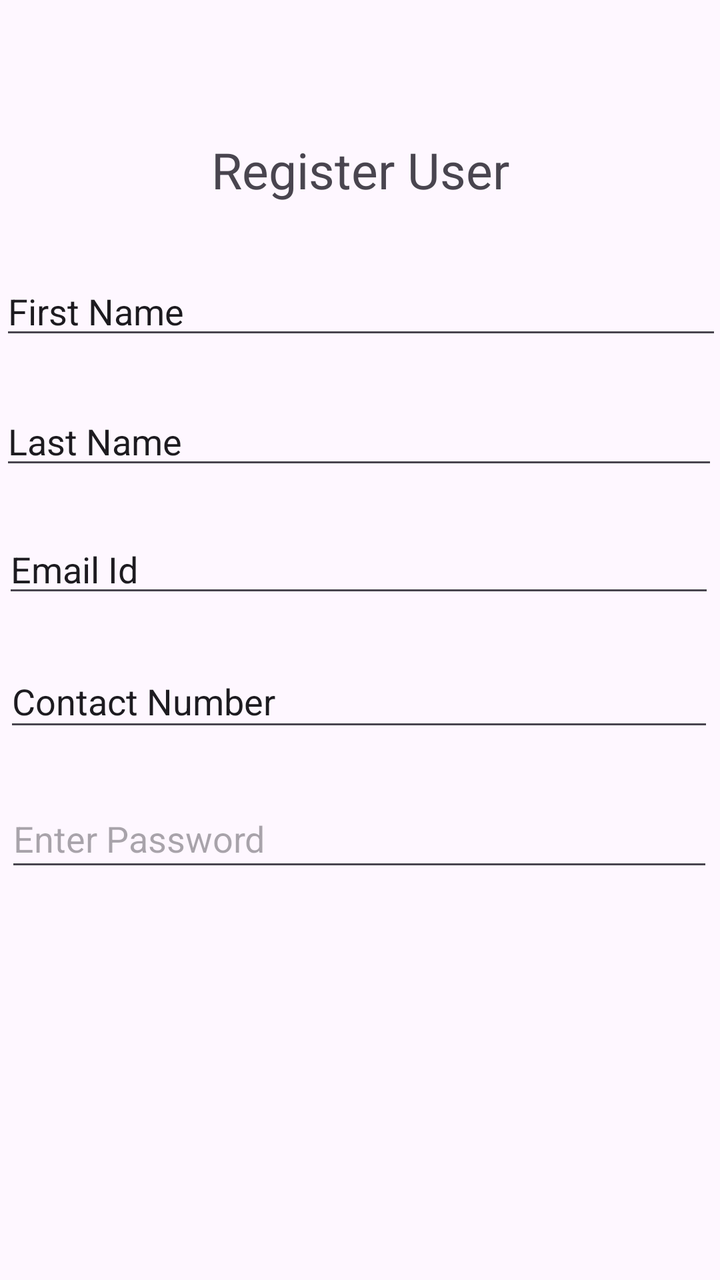
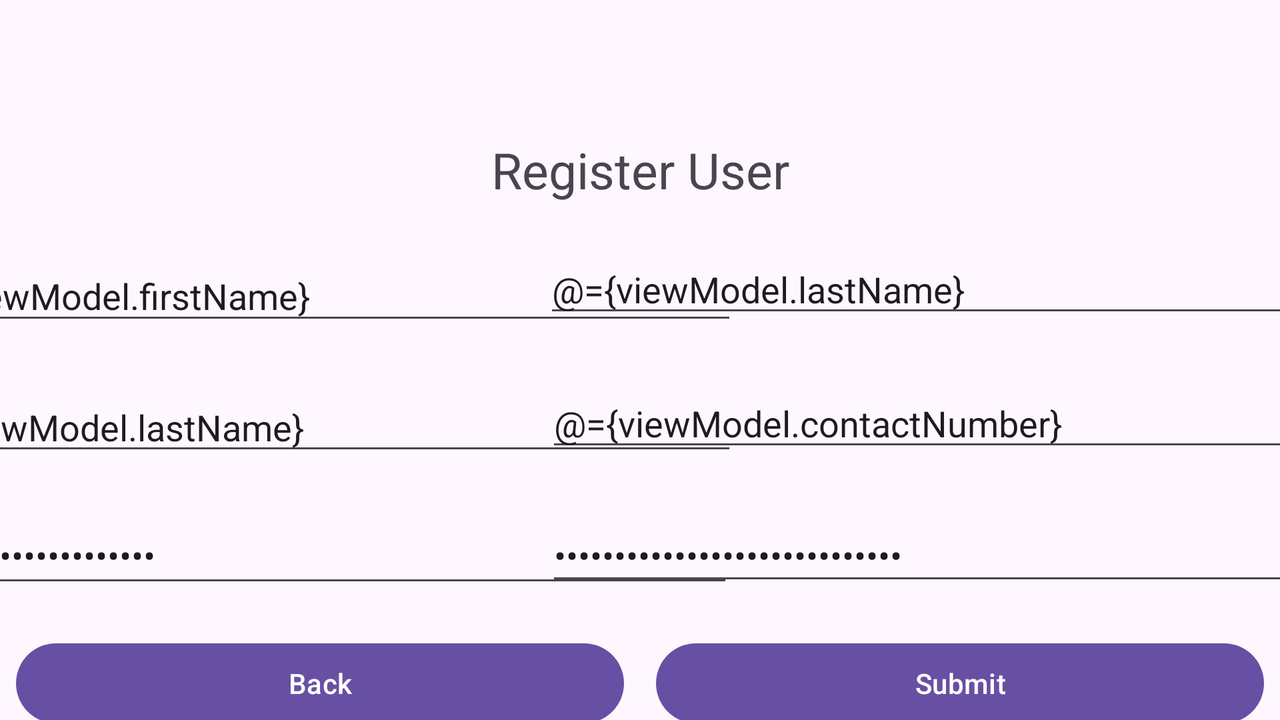

An Android layout and its configuration variant, each rendered on a device that would load it. The default file and the variant file are quoted in full after the pictures.
<!-- AndroidManifest.xml: application theme Theme.NewsAppJavaAndXML -->
<!-- res/layout/fragment_register.xml -->
<?xml version="1.0" encoding="utf-8"?>
<layout xmlns:app="http://schemas.android.com/apk/res-auto"
    xmlns:tools="http://schemas.android.com/tools"
    xmlns:android="http://schemas.android.com/apk/res/android">

    <data>
        <variable
            name="viewModel"
            type="com.mahadiks.newsappjavaandxml.ui.viewmodels.MainViewModel" />
    </data>

    <androidx.constraintlayout.widget.ConstraintLayout
        android:layout_width="match_parent"
        android:layout_height="match_parent"
        tools:context=".ui.screens.RegisterFragment">


        <TextView
            android:id="@+id/textView4"
            android:layout_width="wrap_content"
            android:layout_height="wrap_content"
            android:layout_marginTop="68dp"
            android:text="Register User"
            android:textSize="25sp"
            app:layout_constraintEnd_toEndOf="parent"
            app:layout_constraintStart_toStartOf="parent"
            app:layout_constraintTop_toTopOf="parent" />

        <EditText
            android:id="@+id/editTextText"
            android:layout_width="361dp"
            android:layout_height="41dp"
            android:layout_marginTop="32dp"
            android:ems="10"
            android:inputType="text"
            android:text="First Name"
            app:layout_constraintEnd_toEndOf="@+id/textView4"
            app:layout_constraintStart_toStartOf="@+id/textView4"
            app:layout_constraintTop_toBottomOf="@+id/textView4" />

        <EditText
            android:id="@+id/editTextText2"
            android:layout_width="359dp"
            android:layout_height="41dp"
            android:layout_marginTop="24dp"
            android:ems="10"
            android:inputType="text"
            android:text="Last Name"
            app:layout_constraintEnd_toEndOf="@+id/editTextText"
            app:layout_constraintHorizontal_bias="0.0"
            app:layout_constraintStart_toStartOf="@+id/editTextText"
            app:layout_constraintTop_toBottomOf="@+id/editTextText" />

        <EditText
            android:id="@+id/editTextText3"
            android:layout_width="356dp"
            android:layout_height="40dp"
            android:layout_marginTop="24dp"
            android:ems="10"
            android:inputType="textEmailAddress"
            android:text="Email Id"
            app:layout_constraintEnd_toEndOf="@+id/editTextText2"
            app:layout_constraintHorizontal_bias="0.503"
            app:layout_constraintStart_toStartOf="@+id/editTextText2"
            app:layout_constraintTop_toBottomOf="@+id/editTextText2" />

        <EditText
            android:id="@+id/editTextPhone"
            android:layout_width="355dp"
            android:layout_height="43dp"
            android:layout_marginTop="24dp"
            android:ems="10"
            android:inputType="phone"
            android:text="Contact Number"
            app:layout_constraintEnd_toEndOf="@+id/editTextText3"
            app:layout_constraintStart_toStartOf="@+id/editTextText3"
            app:layout_constraintTop_toBottomOf="@+id/editTextText3" />

        <EditText
            android:id="@+id/editTextTextPassword2"
            android:layout_width="354dp"
            android:layout_height="46dp"
            android:layout_marginTop="24dp"
            android:ems="10"
            android:hint="Enter Password"
            android:inputType="textPassword"
            app:layout_constraintEnd_toEndOf="@+id/editTextPhone"
            app:layout_constraintHorizontal_bias="0.503"
            app:layout_constraintStart_toStartOf="@+id/editTextPhone"
            app:layout_constraintTop_toBottomOf="@+id/editTextPhone" />
    </androidx.constraintlayout.widget.ConstraintLayout>

</layout>
<!-- resources referenced by this layout -->
<resources>
  <style name="Theme.NewsAppJavaAndXML" parent="Base.Theme.NewsAppJavaAndXML" />
  <style name="Base.Theme.NewsAppJavaAndXML" parent="Theme.Material3.DayNight.NoActionBar">
          
          
      </style>
</resources>
<!-- res/layout-land/fragment_register.xml (the repository's variant of the layout above) -->
<!-- drawn on the phone turned sideways -->
<?xml version="1.0" encoding="utf-8"?>
<layout xmlns:app="http://schemas.android.com/apk/res-auto"
    xmlns:tools="http://schemas.android.com/tools"
    xmlns:android="http://schemas.android.com/apk/res/android">

    <data>
        <variable
            name="viewModel"
            type="com.mahadiks.newsappjavaandxml.ui.viewmodels.RegistrationViewModel" />
    </data>

    <androidx.constraintlayout.widget.ConstraintLayout
        android:layout_width="match_parent"
        android:layout_height="match_parent"
        tools:context=".ui.screens.RegisterFragment">


        <TextView
            android:id="@+id/textView4"
            android:layout_width="wrap_content"
            android:layout_height="wrap_content"
            android:layout_marginTop="68dp"
            android:text="Register User"
            android:textSize="25sp"
            app:layout_constraintEnd_toEndOf="parent"
            app:layout_constraintStart_toStartOf="parent"
            app:layout_constraintTop_toTopOf="parent" />

        <EditText
            android:id="@+id/editTextText"
            android:layout_width="426dp"
            android:layout_height="42dp"
            android:ems="10"
            android:hint="First Name"
            android:text="@={viewModel.firstName}"
            android:inputType="text"
            app:layout_constraintBaseline_toBaselineOf="@+id/editTextText2"
            app:layout_constraintEnd_toStartOf="@+id/guideline"
            app:layout_constraintHorizontal_bias="0.547"
            app:layout_constraintStart_toStartOf="parent" />

        <EditText
            android:id="@+id/editTextText2"
            android:layout_width="416dp"
            android:layout_height="38dp"
            android:layout_marginTop="24dp"
            android:ems="10"
            android:hint="Last Name"
            android:text="@={viewModel.lastName}"
            android:inputType="text"
            app:layout_constraintEnd_toEndOf="parent"
            app:layout_constraintStart_toStartOf="@+id/guideline"
            app:layout_constraintTop_toBottomOf="@+id/textView4" />

        <EditText
            android:id="@+id/editTextText3"
            android:layout_width="427dp"
            android:layout_height="41dp"
            android:ems="10"
            android:hint="Enter Email Id"
            android:text="@={viewModel.lastName}"
            android:inputType="textEmailAddress"
            app:layout_constraintBaseline_toBaselineOf="@+id/editTextPhone"
            app:layout_constraintEnd_toEndOf="@+id/editTextText"
            app:layout_constraintHorizontal_bias="1.0"
            app:layout_constraintStart_toStartOf="@+id/editTextText" />

        <EditText
            android:id="@+id/editTextPhone"
            android:layout_width="415dp"
            android:layout_height="39dp"
            android:layout_marginTop="28dp"
            android:ems="10"
            android:hint="Contact Number"
            android:text="@={viewModel.contactNumber}"
            android:inputType="phone"
            app:layout_constraintEnd_toEndOf="@+id/editTextText2"
            app:layout_constraintHorizontal_bias="1.0"
            app:layout_constraintStart_toStartOf="@+id/editTextText2"
            app:layout_constraintTop_toBottomOf="@+id/editTextText2" />

        <EditText
            android:id="@+id/editTextTextPassword2"
            android:layout_width="425dp"
            android:layout_height="45dp"
            android:ems="10"
            android:hint="Enter Password"
            android:inputType="textPassword"
            android:text="@={viewModel.password}"
            app:layout_constraintBaseline_toBaselineOf="@+id/editTextTextPassword3"
            app:layout_constraintEnd_toEndOf="@+id/editTextText3"
            app:layout_constraintHorizontal_bias="0.0"
            app:layout_constraintStart_toStartOf="@+id/editTextText3" />

        <EditText
            android:id="@+id/editTextTextPassword3"
            android:layout_width="411dp"
            android:layout_height="43dp"
            android:layout_marginTop="24dp"
            android:ems="10"
            android:hint="Confirm Password"
            android:text="@={viewModel.confirmPassword}"
            android:inputType="textPassword"
            app:layout_constraintEnd_toEndOf="@+id/editTextPhone"
            app:layout_constraintHorizontal_bias="0.0"
            app:layout_constraintStart_toStartOf="@+id/editTextPhone"
            app:layout_constraintTop_toBottomOf="@+id/editTextPhone" />

        <Button
            android:id="@+id/submit_button"
            android:layout_width="0dp"
            android:layout_height="wrap_content"
            android:layout_marginStart="8dp"
            android:layout_marginTop="20dp"
            android:layout_marginEnd="8dp"
            android:text="Submit"
            android:onClick="@{()->viewModel.createUser()}"
            app:layout_constraintEnd_toEndOf="parent"
            app:layout_constraintHorizontal_bias="1.0"
            app:layout_constraintStart_toStartOf="@+id/guideline"
            app:layout_constraintTop_toBottomOf="@+id/editTextTextPassword3" />

        <androidx.constraintlayout.widget.Guideline
            android:id="@+id/guideline"
            android:layout_width="wrap_content"
            android:layout_height="wrap_content"
            android:orientation="vertical"
            app:layout_constraintGuide_percent="0.5" />

        <Button
            android:id="@+id/back_button"
            android:layout_width="0dp"
            android:layout_height="wrap_content"
            android:layout_marginStart="8dp"
            android:layout_marginEnd="8dp"
            android:text="Back"
            app:layout_constraintBaseline_toBaselineOf="@+id/submit_button"
            app:layout_constraintEnd_toStartOf="@+id/guideline"
            app:layout_constraintHorizontal_bias="0.0"
            app:layout_constraintStart_toStartOf="parent" />
    </androidx.constraintlayout.widget.ConstraintLayout>

</layout>
